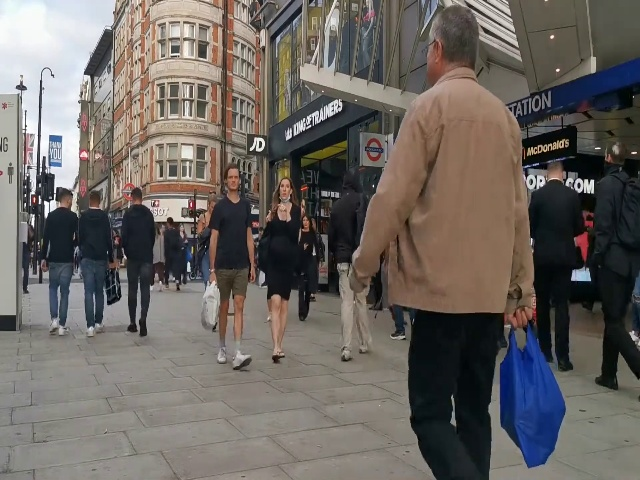
#> input picture Codes/dataCollections/frames/frame_00003.jpg, 640 x 480 px; its folder holds 4 pictures in this run
$ python eda.py
#> lines starting #> are read from the running program, lines starting #| are printed output that depends on the picture
import os
import cv2
import matplotlib.pyplot as plt

# PATH CONFIGURATION based on your structure
# We are in 'Codes', so we look into 'dataCollections/frames'
frames_path = os.path.join("dataCollections", "frames")

def run_eda():
    # 1. Check if frames exist
    if not os.path.exists(frames_path):
        print(f"❌ Error: Could not find folder: {frames_path}")
        print("Make sure you ran extract_frames.py first!")
        return

    image_files = [f for f in os.listdir(frames_path) if f.endswith('.jpg')]
    print(f"📊 Analyzing {len(image_files)} images...")

    if len(image_files) == 0:
        print("No images found to analyze.")
        return

    # 2. brightness Analysis
    brightness_values = []

    for img_name in image_files[:100]: # Analyze first 100 images to be fast
        full_path = os.path.join(frames_path, img_name)
        img = cv2.imread(full_path)
#> img is the input picture: shape (480, 640, 3); mean B, G, R 97.1, 101.7, 107.3

        if img is not None:
            # Convert to HSV (Hue, Saturation, Value) to get Brightness (Value)
            hsv = cv2.cvtColor(img, cv2.COLOR_BGR2HSV)
#> hsv: shape (480, 640, 3); mean H, S, V 47.7, 57.3, 112.5
            avg_brightness = hsv[:,:,2].mean()
#> avg_brightness = 112.5
            brightness_values.append(avg_brightness)

    # 3. Plot the Graph
    plt.figure(figsize=(10, 5))
    plt.hist(brightness_values, bins=20, color='#3498db', edgecolor='black')
    plt.title("Brightness Distribution (Are images too dark/bright?)")
    plt.xlabel("Brightness Level (0=Black, 255=White)")
    plt.ylabel("Frame Count")
    plt.grid(axis='y', alpha=0.5)
    plt.show()
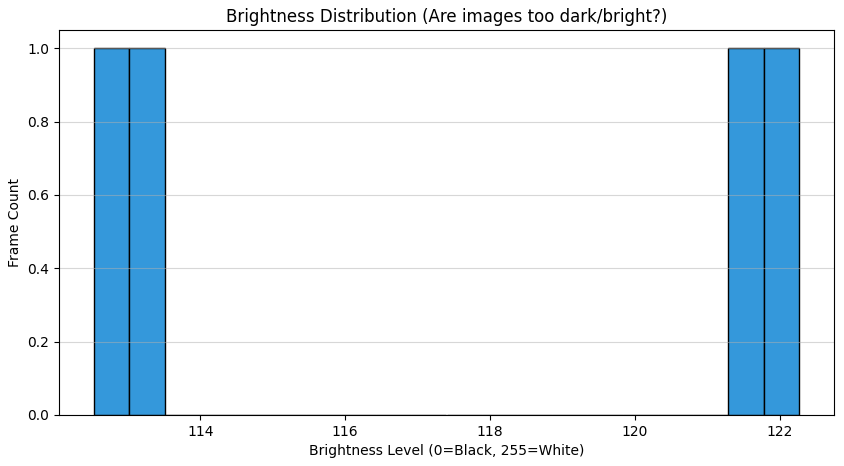
#> figure drawn by matplotlib, 1 panel
    print("✅ EDA Graph Generated!")

if __name__ == "__main__":
    run_eda()
